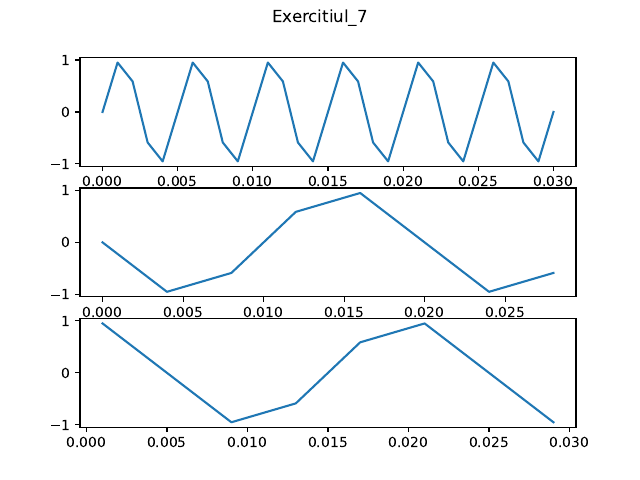

Generate this figure with Python:
import numpy as np
from matplotlib import pyplot as plt


def x(A, f, phi, t):
    return A * np.sin(2*np.pi*f*t + phi)

fs = 1000
t = np.arange(0, 0.03+ 1/fs, 1/fs)
f = 200
semnal = x(1, f, 0, t)
fig, axs = plt.subplots(3)
fig.suptitle('Exercitiul_7')
axs[0].plot(t, semnal)
axs[1].plot(t[::4], semnal[::4])
axs[2].plot(t[1::4], semnal[1::4])
plt.savefig('Exercitiul_7.pdf', format='pdf')
plt.show()
#pentru al doilea semnal, se observa ca se omite esantionarea in puncte importante, deci oscilatiile sunt mai rare
#daca incepem cu al doilea element, atunci avem acelasi semnal mutat mai la dreapta
